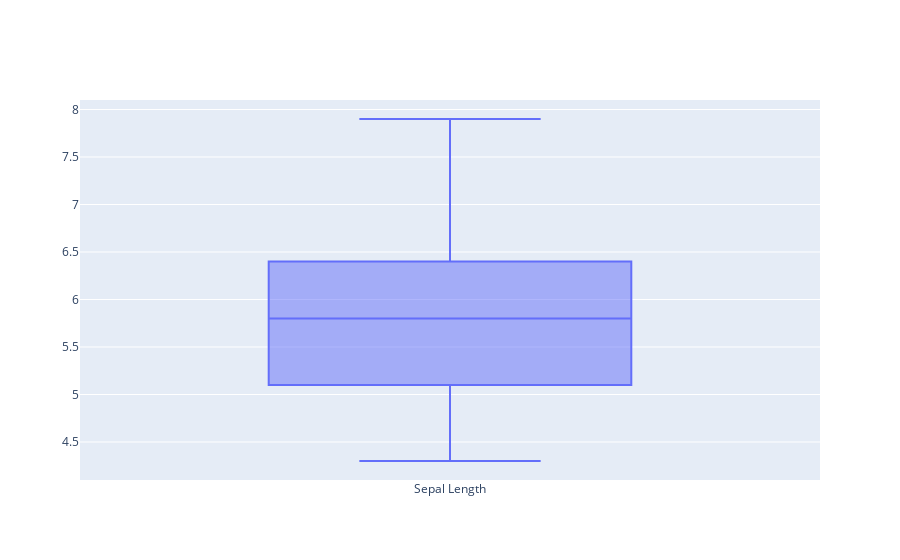

The code cell stored with this chart in its notebook:
### Code cell
#Calculate measures of spread
variance = np.var(sepal_length)
print(variance)

#Calculate standard deviation
std = np.std(sepal_length)
print(std)

#Plot the interquartile range
fig = go.Figure()
fig.add_trace(go.Box(y=sepal_length, name='Sepal Length'))

fig.show()

### Figure 1 — Plotly figure (JSON) as saved in the notebook; plotly's stock layout.template omitted (floating-point values rounded to 4 significant figures; data arrays with more than 128 entries replaced by an {"elided": "..."} marker saying what was removed)
{"data": [{"name": "Sepal Length", "type": "box", "y": {"elided": "150 float values"}}], "layout": {}}
